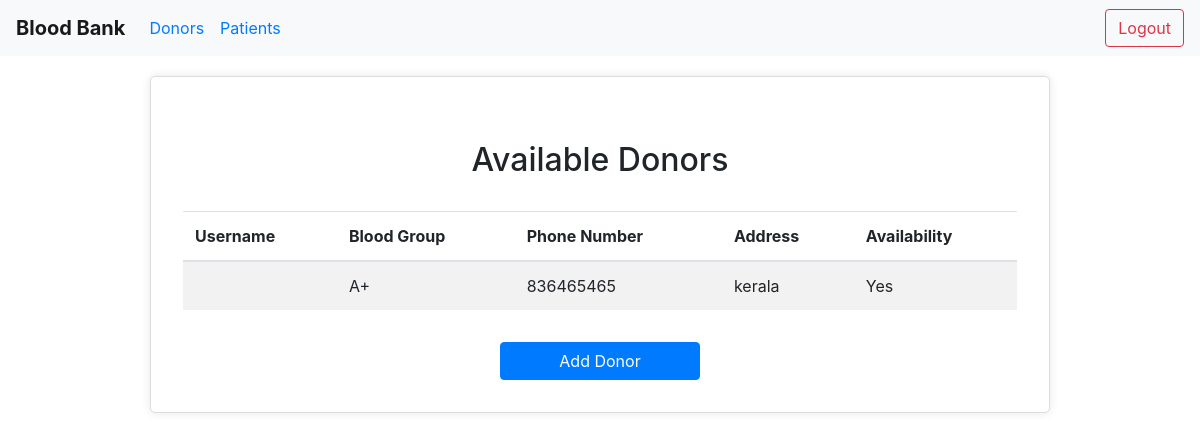
The app's page /donor/donors/ (signed in), older data.
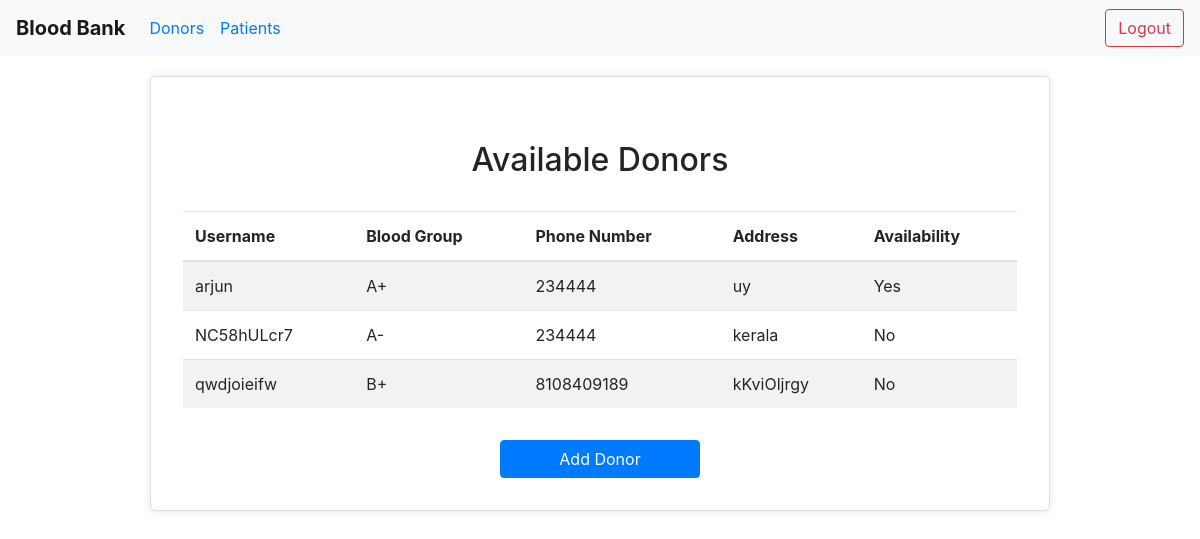
The same page, newer data.
### donors/models.py (models this page shows, shortened)
class Donor(models.Model):
    name = models.CharField(max_length=100, default='')
    blood_group = models.CharField(max_length=3, choices=BLOOD_GROUP_CHOICES)
    phone_number = models.CharField(max_length=15, default='')
    address = models.CharField(max_length=15, default='')
    availability = models.BooleanField(default=True)

### donors/views.py (the view)
# urls.py: path('donors/', DonorListView.as_view(), name='donor_list'),
class DonorListView(LoginRequiredMixin, ListView):
    model = Donor
    template_name = 'donors/donor_list.html'
    context_object_name = 'donors'

### templates/donors/donor_list.html (shortened to what this page needs)
{% extends 'base.html' %}
{% block content %}
<div class="container content-container">
    <h2>Available Donors</h2>
    <table class="table table-striped">
        <thead>
            <tr>
                <th>Username</th>
                <th>Blood Group</th>
                <th>Phone Number</th>
                <th>Address</th>
                <th>Availability</th>
            </tr>
        </thead>
        <tbody>
            {% for donor in donors %}
            <tr>
                <td>{{ donor.name }}</td>
                <td>{{ donor.blood_group }}</td>
                <td>{{ donor.phone_number }}</td>
                <td>{{ donor.address }}</td>
                <td>{{ donor.availability|yesno:"Yes,No" }}</td>
            </tr>
            {% endfor %}
        </tbody>
    </table>
    <a href="{% url 'donor_create' %}" class="btn btn-primary">Add Donor</a>
</div>
{% endblock %}

### templates/base.html (shortened to what this page needs)
<!DOCTYPE html>
<html lang="en">
<head>
    {% load static %}
    <link rel="stylesheet" href="https://stackpath.bootstrapcdn.com/bootstrap/4.3.1/css/bootstrap.min.css">
    <link rel="stylesheet" href="{% static 'css/custom.css' %}">
</head>
<body>
    <nav class="navbar navbar-expand-lg navbar-light navbar-custom fixed-top">
        <a class="navbar-brand" href="{% url 'home' %}">Blood Bank</a>
        <div class="collapse navbar-collapse" id="navbarNav">
            <ul class="navbar-nav mr-auto">
                <li class="nav-item">
                    <a class="nav-link" href="{% url 'donor_list' %}">Donors</a>
                </li>
                <li class="nav-item">
                    <a class="nav-link" href="{% url 'patient_list' %}">Patients</a>
                </li>
            </ul>
            <ul class="navbar-nav ml-auto">
                {% if user.is_authenticated %}
                <a href="{% url 'logout' %}" class="btn btn-outline-danger my-2 my-sm-0">Logout</a>
            {% else %}
                <a href="{% url 'login' %}" class="btn btn-outline-success my-2 my-sm-0">Login</a>
            {% endif %}
            </ul>
        </div>
    </nav>
    <div class="container">
        {% block content %}
        {% endblock %}
    </div>
</body>
</html>

### static/css/custom.css (style rules this page uses)
body { padding-top: 56px; }
.navbar-brand { font-weight: bold; }
.container { margin-top: 20px; }
.navbar-custom { background-color: #f8f9fa; }
.nav-link { color: #007bff !important; }

### templates/donors/donor_list.html (style rules this page uses)
.table { margin-top: 2rem; }
.table th, .table td { vertical-align: middle; }
h2 { margin-top: 2rem; text-align: center; }
.content-container { max-width: 900px; margin: auto; padding: 2rem; background-color: #fff; border: 1px solid #ddd; border-radius: 5px; box-shadow: 0 0 10px rgba(0, 0, 0, 0.1); }
.btn-primary { display: block; width: 200px; margin: 2rem auto 0; }

Row changes from the older to the newer data that the page shows:
removed Donor: blood_group "A+", phone_number "836465465", address "kerala", availability "Yes"
added Donor: name "arjun", blood_group "A+", phone_number "234444", address "uy", availability "Yes"
added Donor: name "NC58hULcr7", blood_group "A-", phone_number "234444", address "kerala", availability "No"
added Donor: name "qwdjoieifw", blood_group "B+", phone_number "8108409189", address "kKviOljrgy", availability "No"
